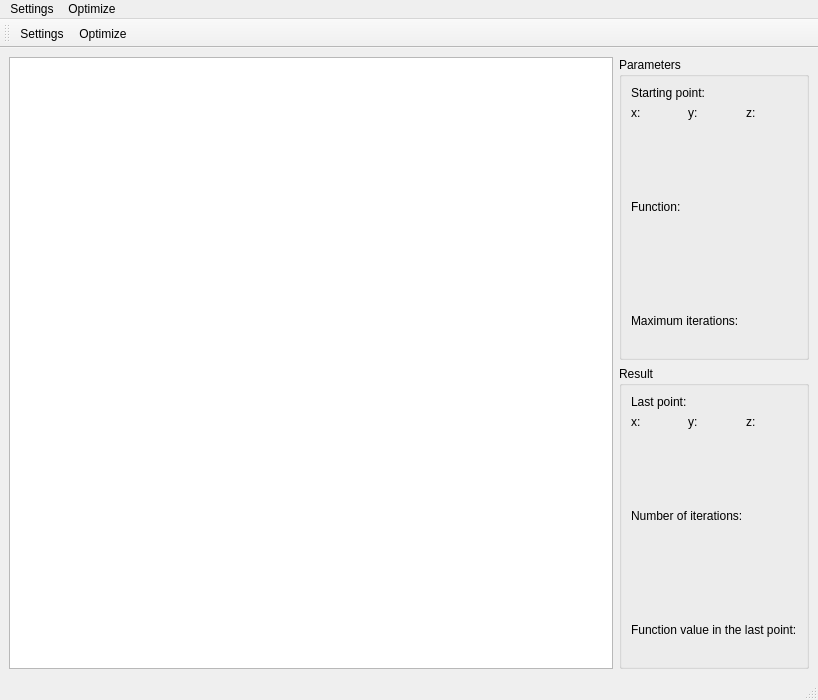
<?xml version="1.0" encoding="UTF-8"?>
<ui version="4.0">
 <class>MainWindow</class>
 <widget class="QMainWindow" name="MainWindow">
  <property name="geometry">
   <rect>
    <x>0</x>
    <y>0</y>
    <width>818</width>
    <height>700</height>
   </rect>
  </property>
  <property name="windowTitle">
   <string>Function optimization</string>
  </property>
  <widget class="QWidget" name="centralwidget">
   <layout class="QHBoxLayout" name="horizontalLayout_3">
    <item>
     <widget class="QGraphicsView" name="function_plot">
      <property name="minimumSize">
       <size>
        <width>600</width>
        <height>600</height>
       </size>
      </property>
      <property name="maximumSize">
       <size>
        <width>1000</width>
        <height>1000</height>
       </size>
      </property>
      <property name="resizeAnchor">
       <enum>QGraphicsView::AnchorViewCenter</enum>
      </property>
     </widget>
    </item>
    <item>
     <layout class="QVBoxLayout" name="verticalLayout_3">
      <item>
       <widget class="QGroupBox" name="groupBox">
        <property name="title">
         <string>Parameters</string>
        </property>
        <layout class="QVBoxLayout" name="verticalLayout_9">
         <item>
          <layout class="QVBoxLayout" name="verticalLayout">
           <item>
            <widget class="QLabel" name="label">
             <property name="text">
              <string>Starting point:</string>
             </property>
            </widget>
           </item>
           <item>
            <layout class="QHBoxLayout" name="horizontalLayout">
             <item>
              <layout class="QFormLayout" name="formLayout">
               <item row="0" column="0">
                <widget class="QLabel" name="label_2">
                 <property name="text">
                  <string>x:</string>
                 </property>
                </widget>
               </item>
               <item row="0" column="1">
                <widget class="QLabel" name="x_start">
                 <property name="text">
                  <string/>
                 </property>
                </widget>
               </item>
              </layout>
             </item>
             <item>
              <layout class="QFormLayout" name="formLayout_2">
               <item row="0" column="0">
                <widget class="QLabel" name="label_3">
                 <property name="text">
                  <string>y:</string>
                 </property>
                </widget>
               </item>
               <item row="0" column="1">
                <widget class="QLabel" name="y_start">
                 <property name="text">
                  <string/>
                 </property>
                </widget>
               </item>
              </layout>
             </item>
             <item>
              <layout class="QFormLayout" name="formLayout_3">
               <item row="0" column="0">
                <widget class="QLabel" name="z_start_label">
                 <property name="text">
                  <string>z:</string>
                 </property>
                </widget>
               </item>
               <item row="0" column="1">
                <widget class="QLabel" name="z_start">
                 <property name="text">
                  <string/>
                 </property>
                </widget>
               </item>
              </layout>
             </item>
            </layout>
           </item>
          </layout>
         </item>
         <item>
          <spacer name="verticalSpacer">
           <property name="orientation">
            <enum>Qt::Vertical</enum>
           </property>
           <property name="sizeHint" stdset="0">
            <size>
             <width>20</width>
             <height>40</height>
            </size>
           </property>
          </spacer>
         </item>
         <item>
          <layout class="QVBoxLayout" name="verticalLayout_4">
           <item>
            <widget class="QLabel" name="label_4">
             <property name="text">
              <string>Function:</string>
             </property>
            </widget>
           </item>
           <item>
            <widget class="QLabel" name="func_name">
             <property name="text">
              <string/>
             </property>
            </widget>
           </item>
          </layout>
         </item>
         <item>
          <spacer name="verticalSpacer_2">
           <property name="orientation">
            <enum>Qt::Vertical</enum>
           </property>
           <property name="sizeHint" stdset="0">
            <size>
             <width>20</width>
             <height>40</height>
            </size>
           </property>
          </spacer>
         </item>
         <item>
          <layout class="QVBoxLayout" name="verticalLayout_5">
           <item>
            <widget class="QLabel" name="label_8">
             <property name="text">
              <string>Maximum iterations:</string>
             </property>
            </widget>
           </item>
           <item>
            <widget class="QLabel" name="max_iterations">
             <property name="text">
              <string/>
             </property>
            </widget>
           </item>
          </layout>
         </item>
        </layout>
       </widget>
      </item>
      <item>
       <widget class="QGroupBox" name="groupBox_2">
        <property name="title">
         <string>Result</string>
        </property>
        <layout class="QVBoxLayout" name="verticalLayout_8">
         <item>
          <layout class="QVBoxLayout" name="verticalLayout_2">
           <item>
            <widget class="QLabel" name="label_5">
             <property name="text">
              <string>Last point:</string>
             </property>
            </widget>
           </item>
           <item>
            <layout class="QHBoxLayout" name="horizontalLayout_2">
             <item>
              <layout class="QFormLayout" name="formLayout_4">
               <item row="0" column="0">
                <widget class="QLabel" name="label_6">
                 <property name="text">
                  <string>x:</string>
                 </property>
                </widget>
               </item>
               <item row="0" column="1">
                <widget class="QLabel" name="x_end">
                 <property name="text">
                  <string/>
                 </property>
                </widget>
               </item>
              </layout>
             </item>
             <item>
              <layout class="QFormLayout" name="formLayout_5">
               <item row="0" column="0">
                <widget class="QLabel" name="label_7">
                 <property name="text">
                  <string>y:</string>
                 </property>
                </widget>
               </item>
               <item row="0" column="1">
                <widget class="QLabel" name="y_end">
                 <property name="text">
                  <string/>
                 </property>
                </widget>
               </item>
              </layout>
             </item>
             <item>
              <layout class="QFormLayout" name="formLayout_6">
               <item row="0" column="0">
                <widget class="QLabel" name="z_end_label">
                 <property name="text">
                  <string>z:</string>
                 </property>
                </widget>
               </item>
               <item row="0" column="1">
                <widget class="QLabel" name="z_end">
                 <property name="text">
                  <string/>
                 </property>
                </widget>
               </item>
              </layout>
             </item>
            </layout>
           </item>
          </layout>
         </item>
         <item>
          <spacer name="verticalSpacer_3">
           <property name="orientation">
            <enum>Qt::Vertical</enum>
           </property>
           <property name="sizeHint" stdset="0">
            <size>
             <width>20</width>
             <height>40</height>
            </size>
           </property>
          </spacer>
         </item>
         <item>
          <layout class="QVBoxLayout" name="verticalLayout_6">
           <item>
            <widget class="QLabel" name="label_10">
             <property name="text">
              <string>Number of iterations:</string>
             </property>
            </widget>
           </item>
           <item>
            <widget class="QLabel" name="iter_number">
             <property name="text">
              <string/>
             </property>
            </widget>
           </item>
          </layout>
         </item>
         <item>
          <spacer name="verticalSpacer_4">
           <property name="orientation">
            <enum>Qt::Vertical</enum>
           </property>
           <property name="sizeHint" stdset="0">
            <size>
             <width>20</width>
             <height>40</height>
            </size>
           </property>
          </spacer>
         </item>
         <item>
          <layout class="QVBoxLayout" name="verticalLayout_7">
           <item>
            <widget class="QLabel" name="label_11">
             <property name="text">
              <string>Function value in the last point:</string>
             </property>
            </widget>
           </item>
           <item>
            <widget class="QLabel" name="end_func_value">
             <property name="text">
              <string/>
             </property>
            </widget>
           </item>
          </layout>
         </item>
        </layout>
       </widget>
      </item>
     </layout>
    </item>
   </layout>
  </widget>
  <widget class="QStatusBar" name="statusbar"/>
  <widget class="QMenuBar" name="menubar">
   <property name="geometry">
    <rect>
     <x>0</x>
     <y>0</y>
     <width>818</width>
     <height>21</height>
    </rect>
   </property>
   <widget class="QMenu" name="menuSettings">
    <property name="title">
     <string>Settings</string>
    </property>
    <addaction name="actionSettings"/>
   </widget>
   <widget class="QMenu" name="menuOptimize">
    <property name="title">
     <string>Optimize</string>
    </property>
    <addaction name="actionOptimize"/>
   </widget>
   <addaction name="menuSettings"/>
   <addaction name="menuOptimize"/>
  </widget>
  <widget class="QToolBar" name="toolBar">
   <property name="windowTitle">
    <string>toolBar</string>
   </property>
   <attribute name="toolBarArea">
    <enum>TopToolBarArea</enum>
   </attribute>
   <attribute name="toolBarBreak">
    <bool>false</bool>
   </attribute>
   <addaction name="actionSettings"/>
   <addaction name="actionOptimize"/>
  </widget>
  <action name="actionSettings">
   <property name="icon">
    <iconset resource="icons.qrc">
     <normaloff>:/icons/icons/settings.ico</normaloff>:/icons/icons/settings.ico</iconset>
   </property>
   <property name="text">
    <string>Settings</string>
   </property>
   <property name="menuRole">
    <enum>QAction::PreferencesRole</enum>
   </property>
  </action>
  <action name="actionOptimize">
   <property name="icon">
    <iconset resource="icons.qrc">
     <normaloff>:/icons/icons/play.ico</normaloff>:/icons/icons/play.ico</iconset>
   </property>
   <property name="text">
    <string>Optimize</string>
   </property>
   <property name="shortcut">
    <string>Shift+O</string>
   </property>
   <property name="menuRole">
    <enum>QAction::ApplicationSpecificRole</enum>
   </property>
  </action>
 </widget>
 <resources>
  <include location="icons.qrc"/>
 </resources>
 <connections/>
</ui>
